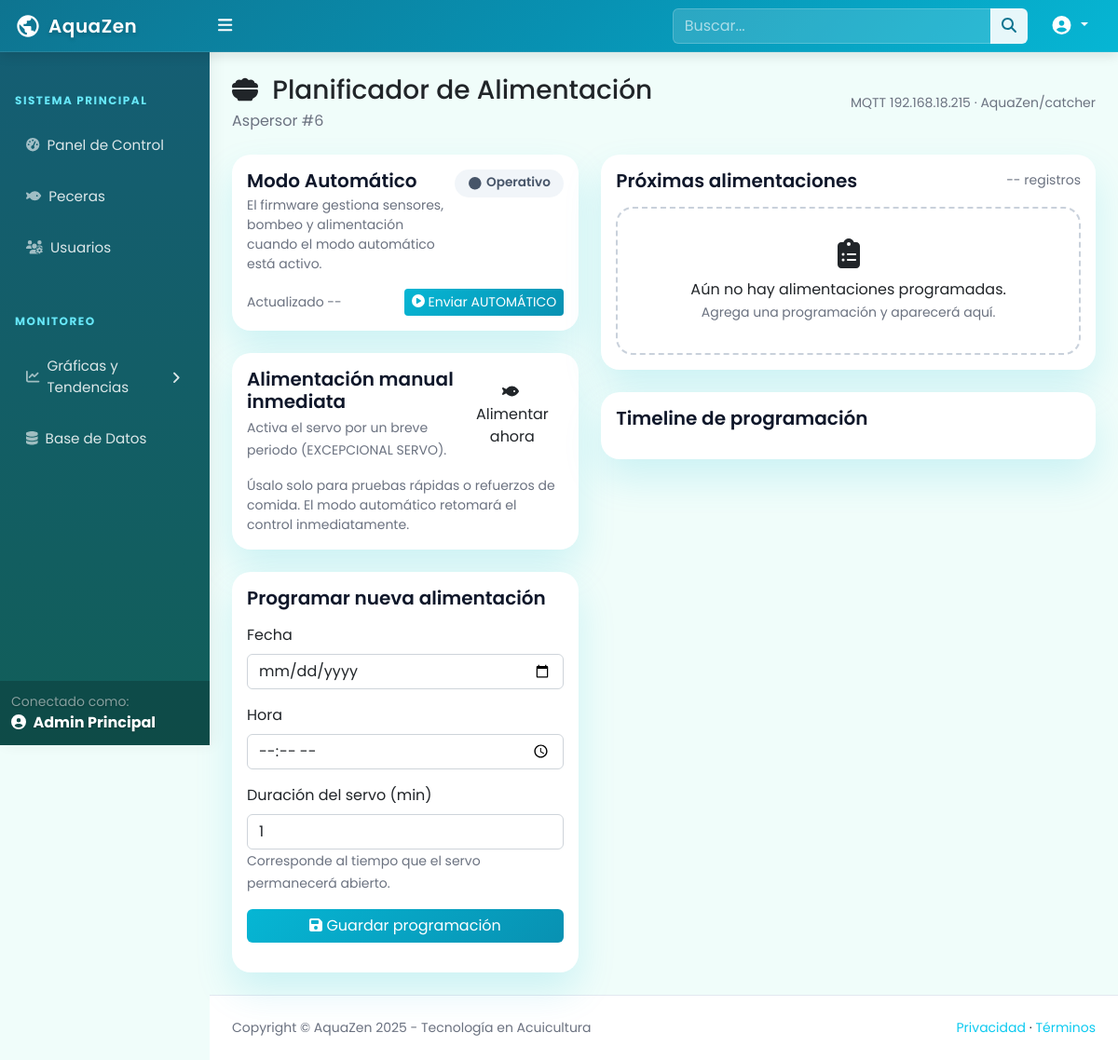
Before: /calendar/6 (signed in) with the older database file.
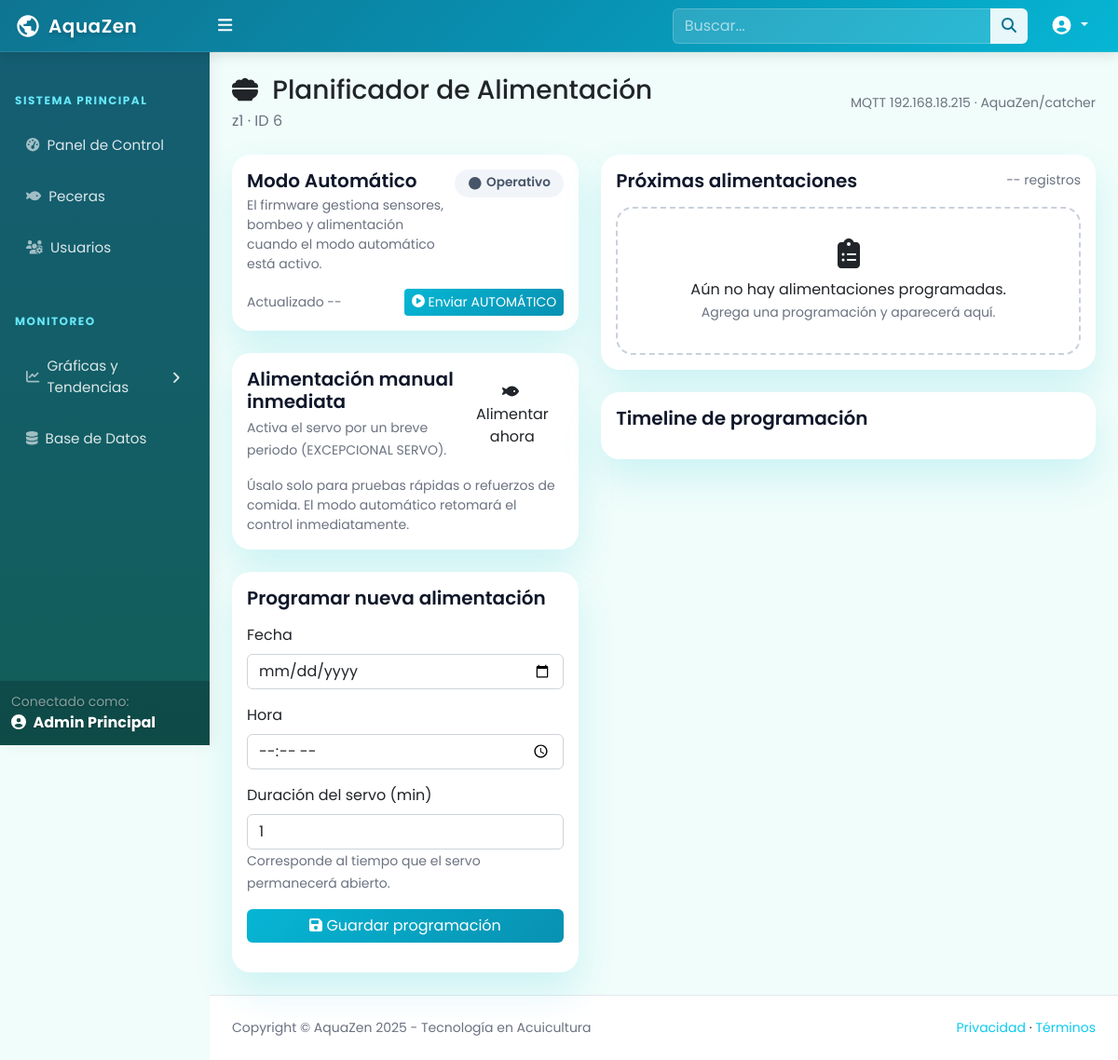
After: the same page with the newer database file.
### tables this page shows
CREATE TABLE aspersores (
                id_aspersor INTEGER PRIMARY KEY AUTOINCREMENT,
                id_usuario INTEGER NOT NULL,
                nombre VARCHAR(100) NOT NULL,
                ubicacion VARCHAR(255),
                estado TEXT CHECK(estado IN ('activo', 'inactivo')) NOT NULL DEFAULT 'inactivo',
                fecha_creacion TIMESTAMP DEFAULT CURRENT_TIMESTAMP, camera_url VARCHAR(255),
                FOREIGN KEY (id_usuario) REFERENCES usuarios(id_usuario) ON DELETE CASCADE
            );

### app.py (the view)
@app.route('/calendar/<int:id_aspersor>')
def calendar(id_aspersor):
    if 'id_usuario' not in session:
        return redirect(url_for('login'))
    nombre_usuario = session['nombre_usuario']
    tipo_usuario = session['tipo_usuario']
    aspersor_nombre = None
    connection = get_db_connection()
    if connection:
        try:
            cursor = connection.cursor()
            cursor.execute("SELECT nombre FROM aspersores WHERE id_aspersor = ?", (id_aspersor,))
            row = cursor.fetchone()
            if row:
                aspersor_nombre = row['nombre']
        finally:
            cursor.close()
            connection.close()
    return render_template(
        'calendar.html',
        id_aspersor=id_aspersor,
        nombre_usuario=nombre_usuario,
        tipo_usuario=tipo_usuario,
        aspersor_nombre=aspersor_nombre,
        mqtt_broker=MQTT_BROKER,
        mqtt_topic_catcher=MQTT_TOPIC_CATCHER
    )

### app.py (called while the page is built)
@app.context_processor
def inject_user_context():
    return {
        'tipo_usuario': session.get('tipo_usuario'),
        'nombre_usuario': session.get('nombre_usuario'),
        'camera_default_url': CAMERA_DEFAULT_URL
    }

def get_db_connection():
    try:
        connection = sqlite3.connect(DATABASE)
        connection.row_factory = sqlite3.Row  # Para acceder a columnas por nombre
        return connection
    except Exception as e:
        print(f"Error al conectar a la base de datos: {e}")
        return None

### templates/calendar.html (shortened to what the changed rows need)
{% extends "base2.html" %}
{% block content %}
<div class="container-fluid px-4 py-4">
    <div class="d-flex flex-wrap justify-content-between align-items-center mb-4 gap-3">
        <div>
            <h1 class="h3 text-cyan-900 mb-1">
                <i class="fas fa-bowl-food me-2 text-cyan-600"></i>
                Planificador de Alimentación
            </h1>
            <p class="text-muted mb-0">
                {% if aspersor_nombre %}
                    {{ aspersor_nombre }} · ID {{ id_aspersor }}
                {% else %}
                    Aspersor #{{ id_aspersor }}
                {% endif %}
            </p>
        </div>
    </div>
</div>
{% endblock %}

Changed rows visible on the page:
added aspersores: nombre "z1"
Other visible differences:
{{ id_aspersor }}: (not shown) → "6"
{{ id_aspersor }}: "6" → (not shown)
text no longer shown: "Aspersor #"
text now shown: "· ID"
